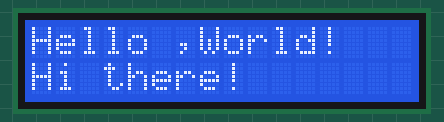
Simulated run of this sketch. Board: Arduino Uno, built with avr-gcc and run on an emulated ATmega328P. On the bench: 16×2 character LCD.

Above: at 0.1 s.
At 0.6 s:
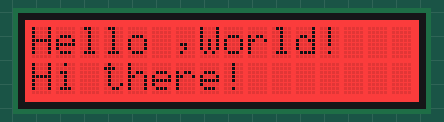
At 1.1 s:
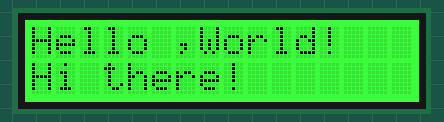
At 1.6 s:
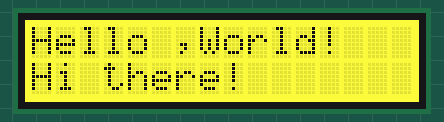
At 2.6 s:
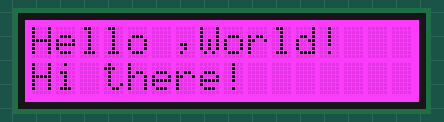
At 3.6 s:
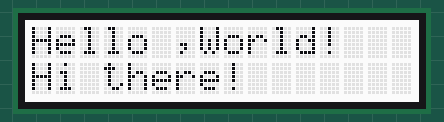

Measured:
- what the display in image 1 shows lasts 0.5 s, from 0.6 s to 1.1 s

The sketch:

lab-1.ino
```cpp
#include <Wire.h>
#include <Adafruit_RGBLCDShield.h>
#include <utility/Adafruit_MCP23017.h>

Adafruit_RGBLCDShield lcd = Adafruit_RGBLCDShield ();

void setup() {
  // put your setup code here, to run once:
  lcd.begin(16, 2);
  lcd.setCursor(0, 0);
  lcd.print("Hello ,World!");
  lcd.setCursor(0, 1);
  lcd.print("Hi there!");

  for (int i = 0; i < 8; i++) {
    lcd.setBacklight(i);
    delay(500);
  }
}

void printVars(int x, int y) {
  Serial.println(x);
  Serial.println(y);
}

void loop() {
  // put your main code here, to run repeatedly:
}
```
